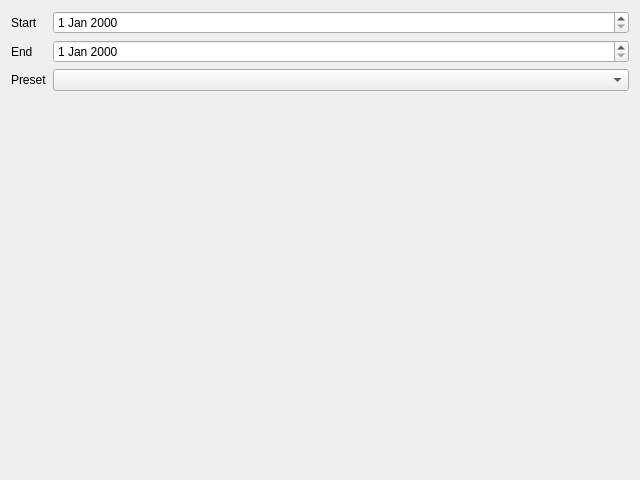
<?xml version="1.0" encoding="UTF-8"?>
<ui version="4.0">
 <class>DateRange</class>
 <widget class="QDialog" name="DateRange">
  <property name="geometry">
   <rect>
    <x>0</x>
    <y>0</y>
    <width>640</width>
    <height>480</height>
   </rect>
  </property>
  <property name="windowTitle">
   <string>Dates</string>
  </property>
  <layout class="QFormLayout" name="formLayout">
   <item row="0" column="0">
    <widget class="QLabel" name="label_startEdit">
     <property name="text">
      <string>Start</string>
     </property>
     <property name="buddy">
      <cstring>startEdit</cstring>
     </property>
    </widget>
   </item>
   <item row="0" column="1">
    <widget class="QDateEdit" name="startEdit"/>
   </item>
   <item row="1" column="0">
    <widget class="QLabel" name="label_endEdit">
     <property name="text">
      <string>End</string>
     </property>
     <property name="buddy">
      <cstring>endEdit</cstring>
     </property>
    </widget>
   </item>
   <item row="1" column="1">
    <widget class="QDateEdit" name="endEdit"/>
   </item>
   <item row="2" column="0">
    <widget class="QLabel" name="label_presetCombo">
     <property name="text">
      <string>Preset</string>
     </property>
     <property name="buddy">
      <cstring>presetCombo</cstring>
     </property>
    </widget>
   </item>
   <item row="2" column="1">
    <widget class="QComboBox" name="presetCombo"/>
   </item>
  </layout>
 </widget>
 <tabstops>
  <tabstop>startEdit</tabstop>
  <tabstop>endEdit</tabstop>
  <tabstop>presetCombo</tabstop>
 </tabstops>
 <resources/>
 <connections/>
</ui>
